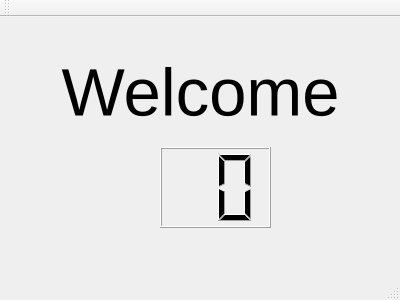
<?xml version="1.0" encoding="UTF-8"?>
<ui version="4.0">
 <class>MainWindow</class>
 <widget class="QMainWindow" name="MainWindow">
  <property name="geometry">
   <rect>
    <x>0</x>
    <y>0</y>
    <width>400</width>
    <height>300</height>
   </rect>
  </property>
  <property name="windowTitle">
   <string>MainWindow</string>
  </property>
  <widget class="QWidget" name="centralWidget">
   <widget class="QLabel" name="countdown">
    <property name="geometry">
     <rect>
      <x>10</x>
      <y>30</y>
      <width>381</width>
      <height>91</height>
     </rect>
    </property>
    <property name="font">
     <font>
      <pointsize>50</pointsize>
     </font>
    </property>
    <property name="text">
     <string>Welcome</string>
    </property>
    <property name="alignment">
     <set>Qt::AlignCenter</set>
    </property>
   </widget>
   <widget class="QLCDNumber" name="lcdNumber">
    <property name="geometry">
     <rect>
      <x>160</x>
      <y>130</y>
      <width>111</width>
      <height>81</height>
     </rect>
    </property>
    <property name="digitCount">
     <number>2</number>
    </property>
   </widget>
  </widget>
  <widget class="QMenuBar" name="menuBar">
   <property name="geometry">
    <rect>
     <x>0</x>
     <y>0</y>
     <width>400</width>
     <height>21</height>
    </rect>
   </property>
  </widget>
  <widget class="QToolBar" name="mainToolBar">
   <attribute name="toolBarArea">
    <enum>TopToolBarArea</enum>
   </attribute>
   <attribute name="toolBarBreak">
    <bool>false</bool>
   </attribute>
  </widget>
  <widget class="QStatusBar" name="statusBar"/>
 </widget>
 <layoutdefault spacing="6" margin="11"/>
 <resources/>
 <connections/>
</ui>
